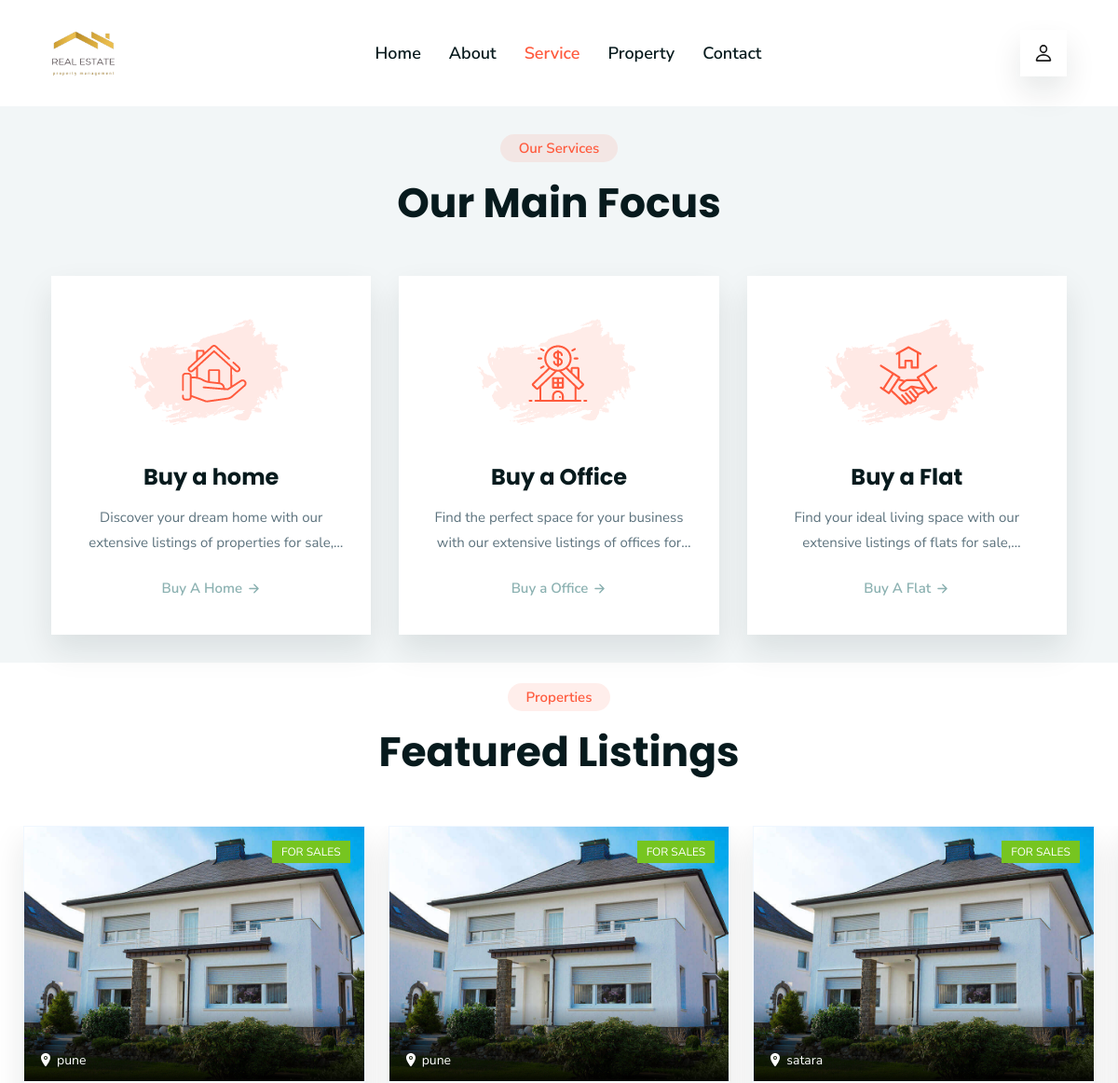
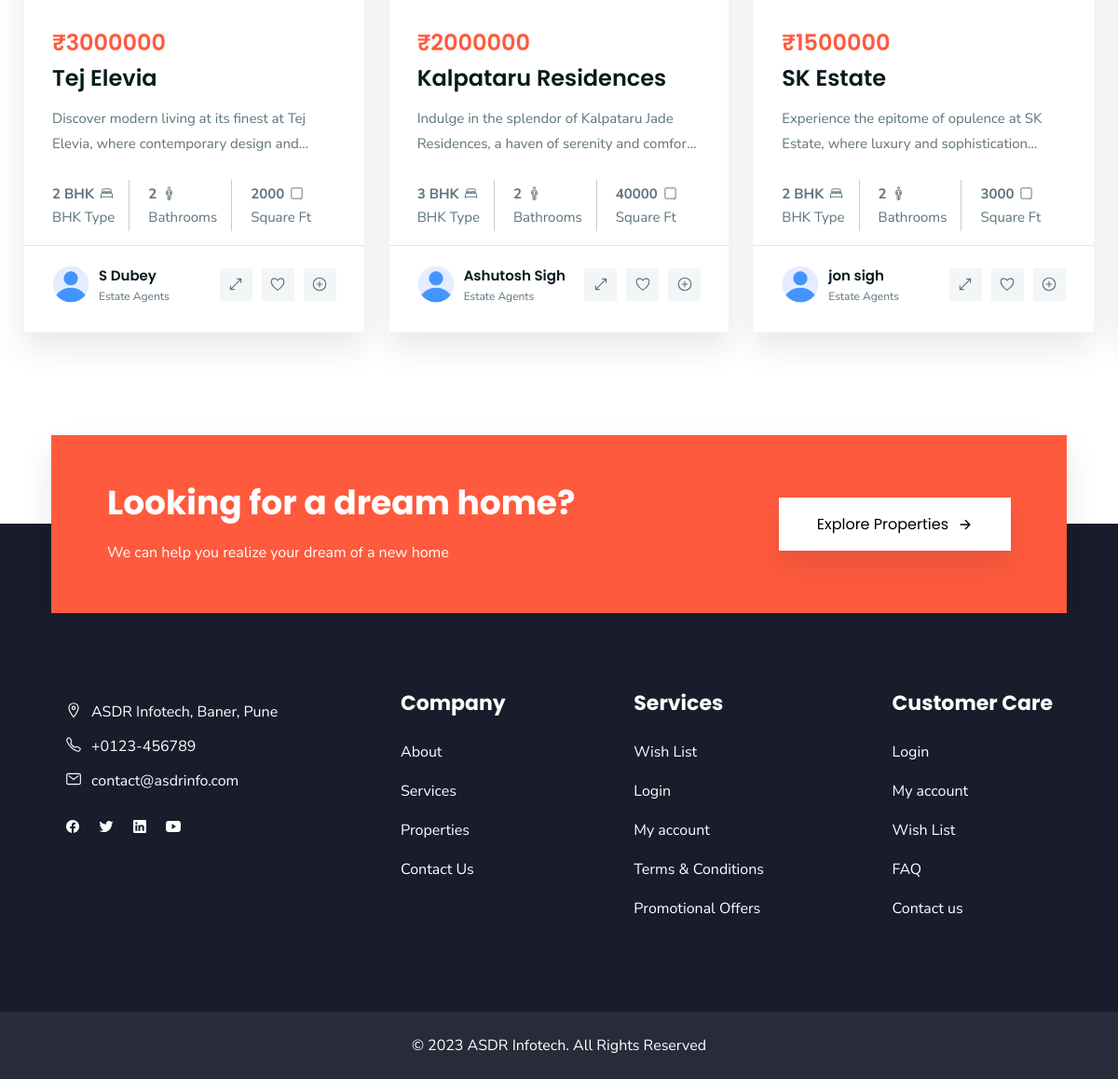
/services.php, run on the app's committed database (2 pictures, top to bottom).
### tables this page shows
CREATE TABLE `property` (
  `srno` int(10) NOT NULL,
  `sellername` varchar(30) NOT NULL,
  `userid` int(10) NOT NULL,
  `city` varchar(20) NOT NULL,
  `ptype` varchar(20) NOT NULL,
  `pname` varchar(50) NOT NULL,
  `plocation` varchar(50) NOT NULL,
  `sqft` float NOT NULL,
  `bhk` varchar(20) NOT NULL,
  `age` varchar(20) NOT NULL,
  `furnishing` varchar(20) NOT NULL,
  `floor` varchar(50) NOT NULL,
  `tfloor` int(50) NOT NULL,
  `pdescribe` text NOT NULL,
  `prise` int(11) NOT NULL,
  `available` date NOT NULL,
  `img` varchar(250) NOT NULL,
  `addedon` timestamp NOT NULL DEFAULT current_timestamp()
);

### services.php (the view, shortened to what this page needs)
<?php
include '_dbconnect.php';
?>
<!DOCTYPE html>
<html lang="en">
<head>
  <link rel="stylesheet" href="./assets/css/style.css">
</head>
<body>
  <header class="header" data-header>
    <div class="header-bottom">
      <div class="container">
        <a href="#" class="logo">
          <img src="./assets/images/cLogo.png" width="70px" height="50px" alt="Homeverse logo">
        </a>
        <nav class="navbar" data-navbar>
          <div class="navbar-bottom">
            <ul class="navbar-list">
              <li>
                <a href="index.php" class="navbar-link active" data-nav-link>Home</a>
              </li>
              <li>
                <a href="about.php" class="navbar-link" data-nav-link>About</a>
              </li>
              <li>
                <a href="services.php" class="navbar-link" data-nav-link style="color: var(--orange-soda);">Service</a>
              </li>
              <li>
                <a href="properties.php" class="navbar-link" data-nav-link>Property</a>
              </li>
              <li>
                <a href="contact.php" class="navbar-link" data-nav-link>Contact</a>
              </li>
            </ul>
          </div>
        </nav>
        <div class="header-bottom-actions">
          <button class="header-bottom-actions-btn" aria-label="Profile" data-tab-btn data-modal="#login-modal">
            <ion-icon name="person-outline" data-tab-btn data-modal="#login-modal"></ion-icon>
          </button>
        </div>
      </div>
    </div>
  </header>
  <section class="service" id="service" style="padding-block: 30px">
    <div class="container">
      <p class="section-subtitle">Our Services</p>
      <h2 class="h2 section-title">Our Main Focus</h2>
      <ul class="service-list">
        <li>
          <div class="service-card">
            <div class="card-icon">
              <img src="./assets/images/service-1.png" alt="Service icon">
            </div>
            <h3 class="h3 card-title">
              <a href="services.php">Buy a home</a>
            </h3>
            <p class="card-text">
              Discover your dream home with our extensive listings of properties for sale, featuring a range of
              styles and locations to fit any budget or preference.
            </p>
            <a href="services.php" class="card-link">
              <span>Buy A Home</span>
              <ion-icon name="arrow-forward-outline"></ion-icon>
            </a>
          </div>
        </li>
        <li>
          <div class="service-card">
            <div class="card-icon">
              <img src="./assets/images/service-2.png" alt="Service icon">
            </div>
            <h3 class="h3 card-title">
              <a href="services.php">Buy a Office</a>
            </h3>
            <p class="card-text">
              Find the perfect space for your business with our extensive listings of offices for sale, featuring a
              range of sizes and locations to fit any industry or budget.
            </p>
            <a href="services.php" class="card-link">
              <span>Buy a Office</span>
              <ion-icon name="arrow-forward-outline"></ion-icon>
            </a>
          </div>
        </li>
        <li>
          <div class="service-card">
            <div class="card-icon">
              <img src="./assets/images/service-3.png" alt="Service icon">
            </div>
            <h3 class="h3 card-title">
              <a href="services.php">Buy a Flat</a>
            </h3>
            <p class="card-text">
              Find your ideal living space with our extensive listings of flats for sale, featuring a range of sizes
              and styles to fit any lifestyle or budget.
            </p>
            <a href="services.php" class="card-link">
              <span>Buy A Flat</span>
              <ion-icon name="arrow-forward-outline"></ion-icon>
            </a>
          </div>
        </li>
      </ul>
    </div>
  </section>
  <section class="property" id="property">
    <div class="container">
      <br>
      <p class="section-subtitle">Properties</p>
      <h2 class="h2 section-title">Featured Listings</h2>
      <ul class="property-list has-scrollbar">
        <?php
        $sqlForProperties = "select * from property";
        $querySqlForProperties = mysqli_query($conn, $sqlForProperties);
        while ($fatchProperty = mysqli_fetch_assoc($querySqlForProperties)) {
          $srno = $fatchProperty['srno'];
          $pname = $fatchProperty['pname'];
          $location = $fatchProperty['plocation'];
          $sqft = $fatchProperty['sqft'];
          $bhk = $fatchProperty['bhk'];
          $describep = $fatchProperty['pdescribe'];
          $price = $fatchProperty['prise'];
          $sellername = $fatchProperty['sellername'];
          echo '
            <li>
              <div class="property-card">
                <figure class="card-banner">
                  <a href="#">
                    <img src="./assets/images/property-1.jpg" alt="New Apartment Nice View" class="w-100">
                  </a>
                  <div class="card-badge green">for Sales</div>
                  <div class="banner-actions">
                    <button class="banner-actions-btn">
                      <ion-icon name="location"></ion-icon>
                      <address>' . $location . '</address>
                    </button>
                  </div>
                </figure>
                <div class="card-content">
                  <div class="card-price">
                    <strong>₹' . $price . '</strong>
                  </div>
                  <h3 class="h3 card-title">
                    <a href="bookProperty.php?srno=' . $srno . '">' . $pname . '</a>
                  </h3>
                  <p class="card-text" id="description">
  ' . $describep . '
</p>
                  <ul class="card-list">
                    <li class="card-item">
                      <strong>' . $bhk . '</strong>
                      <ion-icon name="bed-outline"></ion-icon>
                      <span>BHK Type</span>
                    </li>
                    <li class="card-item">
                      <strong>2</strong>
                      <ion-icon name="man-outline"></ion-icon>
                      <span>Bathrooms</span>
                    </li>
                    <li class="card-item">
                      <strong>' . $sqft . '</strong>
                      <ion-icon name="square-outline"></ion-icon>
                      <span>Square Ft</span>
                    </li>
                  </ul>
                </div>
                <div class="card-footer">
                  <div class="card-author">
                    <figure class="author-avatar">
                      <img src="./assets/images/user1.png" alt="William Seklo" class="w-100">
                    </figure>
                    <div>
                      <p class="author-name">
                        <a href="#">' . $sellername . '</a>
                      </p>
                      <p class="author-title">Estate Agents</p>
                    </div>
                  </div>
                  <div class="card-footer-actions">
                    <button id="id1" class="card-footer-actions-btn ShowLogin">
                      <ion-icon name="resize-outline"></ion-icon>
                    </button>
                    <button id="id2" class="card-footer-actions-btn ShowLogin">
                      <ion-icon name="heart-outline"></ion-icon>
                    </button>
                    <button id="id3" class="card-footer-actions-btn ShowLogin">
                      <ion-icon name="add-circle-outline"></ion-icon>
                    </button>
                  </div>
                </div>
              </div>
            </li>
            ';
        }
        ?>
      </ul>
    </div>
  </section>
  <section class="cta">
    <div class="container">
      <div class="cta-card">
        <div class="card-content">
          <h2 class="h2 card-title">Looking for a dream home?</h2>
          <p class="card-text">We can help you realize your dream of a new home</p>
        </div>
        <a href="properties.php"><button class="btn cta-btn">
            <span>Explore Properties</span>
            <ion-icon name="arrow-forward-outline"></ion-icon>
          </button></a>
      </div>
    </div>
  </section>
  <footer class="footer">
    <div class="footer-top">
      <div class="container">
        <div class="footer-brand">
          <ul class="contact-list">
            <li>
              <a href="#" class="contact-link">
                <ion-icon name="location-outline"></ion-icon>
                <address>ASDR Infotech, Baner, Pune</address>
              </a>
            </li>
            <li>
              <a href="tel:+0123456789" class="contact-link">
                <ion-icon name="call-outline"></ion-icon>
                <span>+0123-456789</span>
              </a>
            </li>
            <li>
              <a href="mailto:contact@homeverse.com" class="contact-link">
                <ion-icon name="mail-outline"></ion-icon>
                <span>contact@asdrinfo.com</span>
              </a>
            </li>
          </ul>
          <ul class="social-list">
            <li>
              <a href="#" class="social-link">
                <ion-icon name="logo-facebook"></ion-icon>
              </a>
            </li>
            <li>
              <a href="#" class="social-link">
                <ion-icon name="logo-twitter"></ion-icon>
              </a>
            </li>
            <li>
              <a href="https://www.linkedin.com/company/asdr-infotech-pvt-ltd/mycompany/" target="_blank"
                class="social-link">
                <ion-icon name="logo-linkedin"></ion-icon>
              </a>
            </li>
            <li>
              <a href="#" class="social-link">
                <ion-icon name="logo-youtube"></ion-icon>
              </a>
            </li>
          </ul>
        </div>
        <div class="footer-link-box">
          <ul class="footer-list">
            <li>
              <p class="footer-list-title">Company</p>
            </li>
            <li>
              <a href="about.php" class="footer-link">About</a>
            </li>
            <li>
              <a href="services.php" class="footer-link">Services</a>
            </li>
            <li>
              <a href="properties.php" class="footer-link">Properties</a>
            </li>
            <li>
              <a href="contact.php" class="footer-link">Contact Us</a>
            </li>
          </ul>
          <ul class="footer-list">
            <li>
              <p class="footer-list-title">Services</p>
            </li>
            <li>
              <a href="#" class="footer-link">Wish List</a>
            </li>
            <li>
              <a href="#" class="footer-link">Login</a>
            </li>
            <li>
              <a href="#" class="footer-link">My account</a>
            </li>
            <li>
              <a href="#" class="footer-link">Terms & Conditions</a>
            </li>
            <li>
              <a href="#" class="footer-link">Promotional Offers</a>
            </li>
          </ul>
          <ul class="footer-list">
            <li>
              <p class="footer-list-title">Customer Care</p>
            </li>
            <li>
              <a href="#" class="footer-link">Login</a>
            </li>
            <li>
              <a href="#" class="footer-link">My account</a>
            </li>
            <li>
              <a href="#" class="footer-link">Wish List</a>
            </li>
            <li>
              <a href="#" class="footer-link">FAQ</a>
            </li>
            <li>
              <a href="contact.php" class="footer-link">Contact us</a>
            </li>
          </ul>
        </div>
      </div>
    </div>
    <div class="footer-bottom">
      <div class="container">
        <p class="copyright">
          &copy; 2023 <a href="https://asdrinfotech.com/" target="_blank">ASDR Infotech</a>. All Rights Reserved
        </p>
      </div>
    </div>
  </footer>
</body>
</html>

### services.php (style rules this page uses)
.card-text { overflow: hidden; text-overflow: ellipsis; display: -webkit-box; -webkit-line-clamp: 2; -webkit-box-orient: vertical; }

### data on the page
property: plocation "pune", prise "3000000", pname "Tej Elevia", pdescribe "Discover modern living at its finest at Tej Elevia, where contemporary design…", bhk "2 BHK", sqft "2000", sellername "S Dubey"
property: plocation "pune", prise "2000000", pname "Kalpataru Residences", pdescribe "Indulge in the splendor of Kalpataru Jade Residences, a haven of serenity and…", bhk "3 BHK", sqft "40000", sellername "Ashutosh Sigh"
property: plocation "satara", prise "1500000", pname "SK Estate", pdescribe "Experience the epitome of opulence at SK Estate, where luxury and…", bhk "2 BHK", sqft "3000", sellername "jon sigh"
